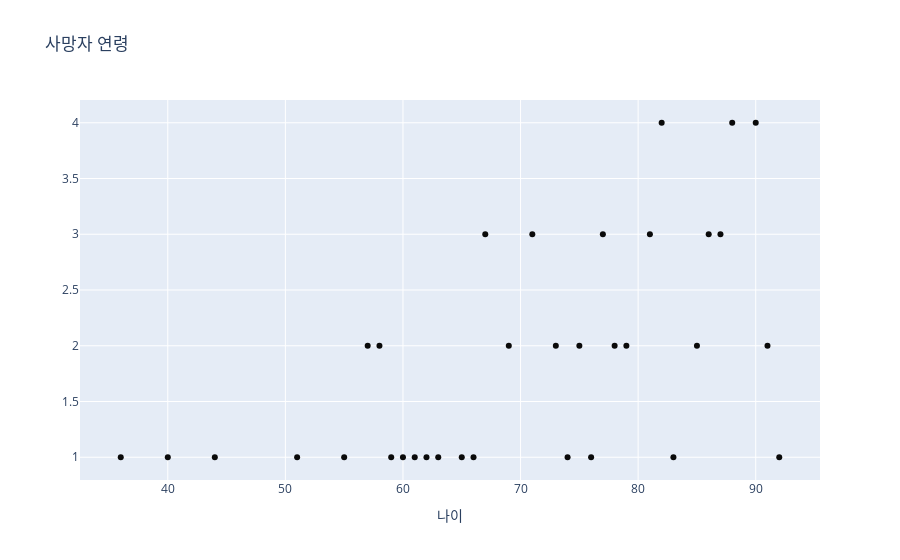

The code cell stored with this chart in its notebook:
### Code cell
data = {"y":death.num_age.value_counts().values,
      "x":death.num_age.value_counts().index,
      "mode":"markers",
      "marker":{"color":"rgb(10,10,10)"},
      "text":death.sex};
layout = {"xaxis":{"title":"나이"},"title":"사망자 연령"}
fig = go.Figure(data = data,layout = layout)
iplot(fig)

### Figure 1 — Plotly figure (JSON) as saved in the notebook; plotly's stock layout.template omitted (floating-point values rounded to 4 significant figures)
{"data": [{"marker": {"color": "rgb(10,10,10)"}, "mode": "markers", "text": ["male", "male", "male", "female", "male", "female", "male", "male", "female", "female", "male", "male", "male", "male", "male", "female", "female", "male", "female", "male", "male", "male", "female", "male", "male", "male", "male", "female", "female", "male", "male", "male", "male", "female", "female", "male", "female", "female", "female", "female", "male", "male", "male", "male", "male", "male", "female", "male", "male", "male", "female", "male", "female", "male", "female", "female", "male", "female", "male", "female", "male", "male", "male", "male", "male", "female", "male", "male", "female"], "type": "scatter", "x": [90, 82, 88, 71, 86, 77, 67, 81, 87, 79, 73, 57, 75, 69, 91, 58, 78, 85, 44, 63, 59, 40, 83, 74, 76, 92, 36, 65, 60, 66, 51, 61, 55, 62], "y": [4, 4, 4, 3, 3, 3, 3, 3, 3, 2, 2, 2, 2, 2, 2, 2, 2, 2, 1, 1, 1, 1, 1, 1, 1, 1, 1, 1, 1, 1, 1, 1, 1, 1]}], "layout": {"title": {"text": "사망자 연령"}, "xaxis": {"title": {"text": "나이"}}}}
